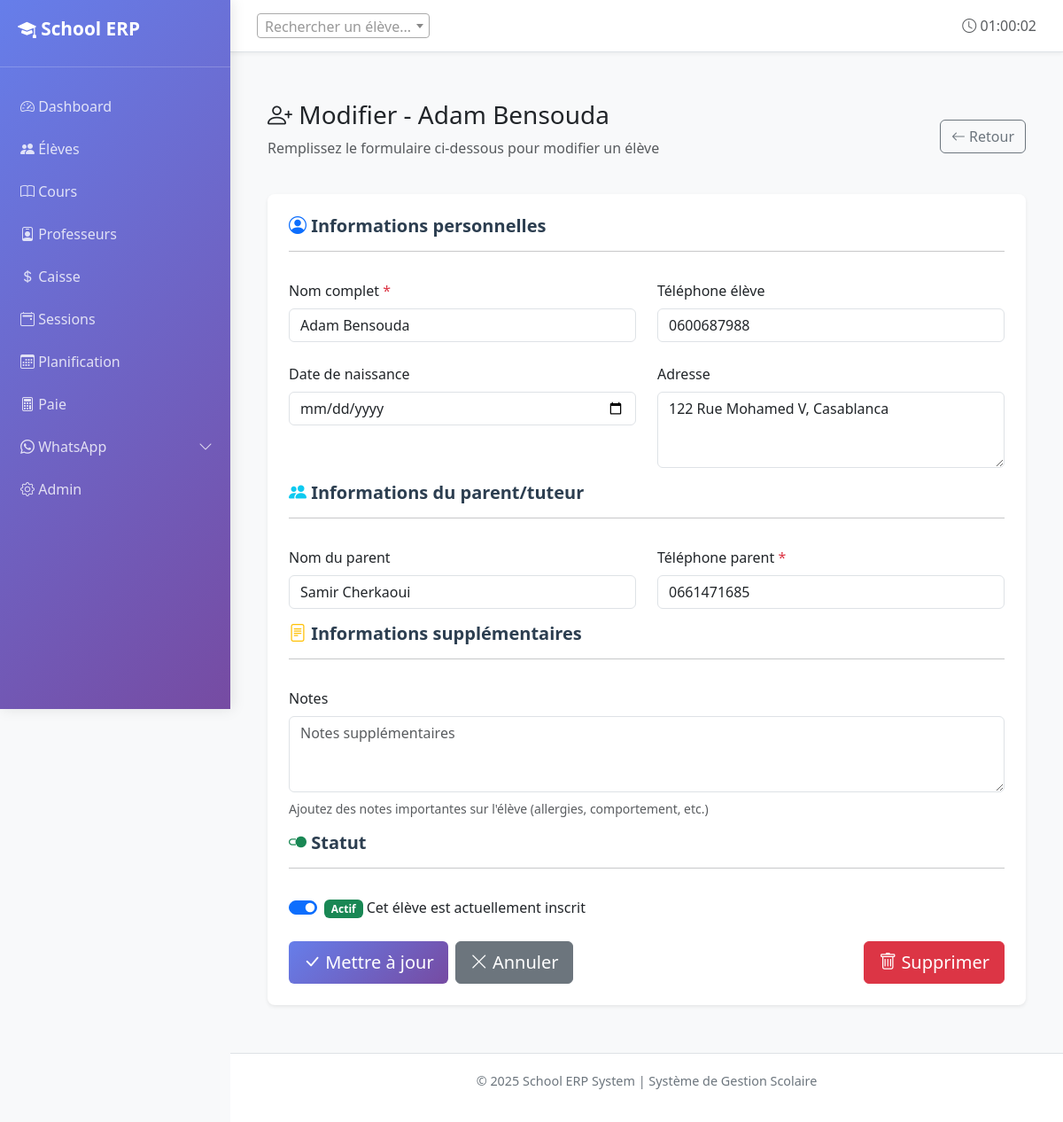
Page /students/102/edit/ (signed in) on the committed database.
### core/models.py (models this page shows, shortened)
class Student(models.Model):
    name = models.CharField(max_length=100, verbose_name="Nom complet")
    phone = models.CharField(max_length=20, blank=True, verbose_name="Téléphone élève")
    parent_contact = models.CharField(max_length=20, verbose_name="Téléphone parent")
    parent_name = models.CharField(max_length=100, blank=True, verbose_name="Nom du parent")
    address = models.TextField(blank=True, verbose_name="Adresse")
    date_of_birth = models.DateField(null=True, blank=True, verbose_name="Date de naissance")
    enrollments = models.ManyToManyField(
        CourseGroup,
        through='Enrollment',
        related_name='students',
        verbose_name="Groupes inscrits"
    )
    is_active = models.BooleanField(default=True, verbose_name="Actif")
    created_at = models.DateTimeField(auto_now_add=True)
    notes = models.TextField(blank=True, verbose_name="Notes")
    class Meta:
        verbose_name = "Élève"
        verbose_name_plural = "Élèves"
        ordering = ['name']

### core/views.py (the view)
# urls.py: path('students/<int:student_id>/edit/', views.student_edit, name='student_edit'),
def student_edit(request, student_id):
	student = get_object_or_404(Student, pk=student_id)
	if request.method == 'POST':
		form = StudentForm(request.POST, instance=student)
		if form.is_valid():
			form.save()
			messages.success(request, f'Élève {student.name} mise à jour avec succès!')
			return redirect('core:student_page', student_id=student.id)
	else:
		form = StudentForm(instance=student)
	return render(request, 'core/student_form.html', {
		'form': form,
		'student': student,
		'title': f'Modifier - {student.name}',
		'button_text': 'Mettre à jour'
	})

### core/templatetags/nav_active.py (called while the page is built)
@register.simple_tag(takes_context=True)
def active_if(context, *names):
    request = context.get("request")
    if not request or not request.resolver_match:
        return ""
    return "active" if request.resolver_match.url_name in names else ""

### templates/core/student_form.html (shortened to what this page needs)
{% extends 'core/base.html' %}
{% load static %}
{% block content %}
<div class="container-fluid py-4">
    <div class="d-flex justify-content-between align-items-center mb-4">
        <div>
            <h1 class="h3 mb-0">
                <i class="bi bi-person-plus"></i> {{ title }}
            </h1>
            <p class="text-muted mt-2">Remplissez le formulaire ci-dessous pour {% if student %}modifier{% else %}ajouter{% endif %} un élève</p>
        </div>
        <a href="{% url 'core:students_list' %}" class="btn btn-outline-secondary">
            <i class="bi bi-arrow-left"></i> Retour
        </a>
    </div>
    <div class="card border-0 shadow-sm">
        <div class="card-body p-4">
            <form method="post" novalidate>
                <div class="row g-4">
                    <div class="col-12">
                        <h5 class="mb-3">
                            <i class="bi bi-person-circle text-primary"></i> Informations personnelles
                        </h5>
                        <hr class="my-2">
                    </div>
                    <div class="col-md-6">
                        <div class="form-group">
                            <label for="{{ form.name.id_for_label }}" class="form-label fw-500">
                                {{ form.name.label }} <span class="text-danger">*</span>
                            </label>
                            {{ form.name }}
                        </div>
                    </div>
                    <div class="col-md-6">
                        <div class="form-group">
                            <label for="{{ form.phone.id_for_label }}" class="form-label fw-500">
                                {{ form.phone.label }}
                            </label>
                            {{ form.phone }}
                        </div>
                    </div>
                    <div class="col-md-6">
                        <div class="form-group">
                            <label for="{{ form.date_of_birth.id_for_label }}" class="form-label fw-500">
                                {{ form.date_of_birth.label }}
                            </label>
                            {{ form.date_of_birth }}
                        </div>
                    </div>
                    <div class="col-md-6">
                        <div class="form-group">
                            <label for="{{ form.address.id_for_label }}" class="form-label fw-500">
                                {{ form.address.label }}
                            </label>
                            {{ form.address }}
                        </div>
                    </div>
                    <div class="col-12 mt-3">
                        <h5 class="mb-3">
                            <i class="bi bi-people-fill text-info"></i> Informations du parent/tuteur
                        </h5>
                        <hr class="my-2">
                    </div>
                    <div class="col-md-6">
                        <div class="form-group">
                            <label for="{{ form.parent_name.id_for_label }}" class="form-label fw-500">
                                {{ form.parent_name.label }}
                            </label>
                            {{ form.parent_name }}
                        </div>
                    </div>
                    <div class="col-md-6">
                        <div class="form-group">
                            <label for="{{ form.parent_contact.id_for_label }}" class="form-label fw-500">
                                {{ form.parent_contact.label }} <span class="text-danger">*</span>
                            </label>
                            {{ form.parent_contact }}
                        </div>
                    </div>
                    <div class="col-12 mt-3">
                        <h5 class="mb-3">
                            <i class="bi bi-file-text text-warning"></i> Informations supplémentaires
                        </h5>
                        <hr class="my-2">
                    </div>
                    <div class="col-12">
                        <div class="form-group">
                            <label for="{{ form.notes.id_for_label }}" class="form-label fw-500">
                                {{ form.notes.label }}
                            </label>
                            {{ form.notes }}
                            <small class="form-text text-muted d-block mt-2">
                                Ajoutez des notes importantes sur l'élève (allergies, comportement, etc.)
                            </small>
                        </div>
                    </div>
                    <div class="col-12 mt-3">
                        <h5 class="mb-3">
                            <i class="bi bi-toggle2-on text-success"></i> Statut
                        </h5>
                        <hr class="my-2">
                    </div>
                    <div class="col-12">
                        <div class="form-check form-switch">
                            {{ form.is_active }}
                            <label class="form-check-label fw-500" for="{{ form.is_active.id_for_label }}">
                                <span class="badge bg-success">Actif</span> Cet élève est actuellement inscrit
                            </label>
                        </div>
                    </div>
                    <div class="col-12 mt-4">
                        <div class="d-flex gap-2">
                            <button type="submit" class="btn btn-primary btn-lg">
                                <i class="bi bi-check-lg"></i> {{ button_text }}
                            </button>
                            <a href="{% url 'core:students_list' %}" class="btn btn-secondary btn-lg">
                                <i class="bi bi-x-lg"></i> Annuler
                            </a>
                            {% if student %}
                                <a href="{% url 'core:student_delete_confirm' student.id %}" class="btn btn-danger btn-lg ms-auto">
                                    <i class="bi bi-trash"></i> Supprimer
                                </a>
                            {% endif %}
                        </div>
                    </div>
                </div>
            </form>
        </div>
    </div>
</div>
{% endblock %}

### templates/core/base.html (style rules this page uses)
:root { --primary-color: #0d6efd; --secondary-color: #6c757d; --success-color: #198754; --danger-color: #dc3545; --warning-color: #ffc107; }
body { display: flex; min-height: 100vh; background-color: #f8f9fa; }
.card { border: none; border-radius: 10px; box-shadow: 0 2px 8px rgba(0,0,0,0.08); transition: transform 0.2s, box-shadow 0.2s; }
.btn { border-radius: 6px; font-weight: 500; transition: all 0.3s; }
.btn-primary { background: linear-gradient(135deg, #667eea 0%, #764ba2 100%); border: none; }

### templates/core/student_form.html (style rules this page uses)
.fw-500 { font-weight: 500; }
.card { border-radius: 0.5rem; }
h5 { font-weight: 600; color: #2c3e50; }

### rows in the picture
Student: name "Adam Bensouda", phone "0600687988", address "122 Rue Mohamed V, Casablanca", parent_name "Samir Cherkaoui", parent_contact "0661471685", is_active "☑"

### other values in the picture
{{ title }} "Modifier - Adam Bensouda"
{{ button_text }} "Mettre à jour"
